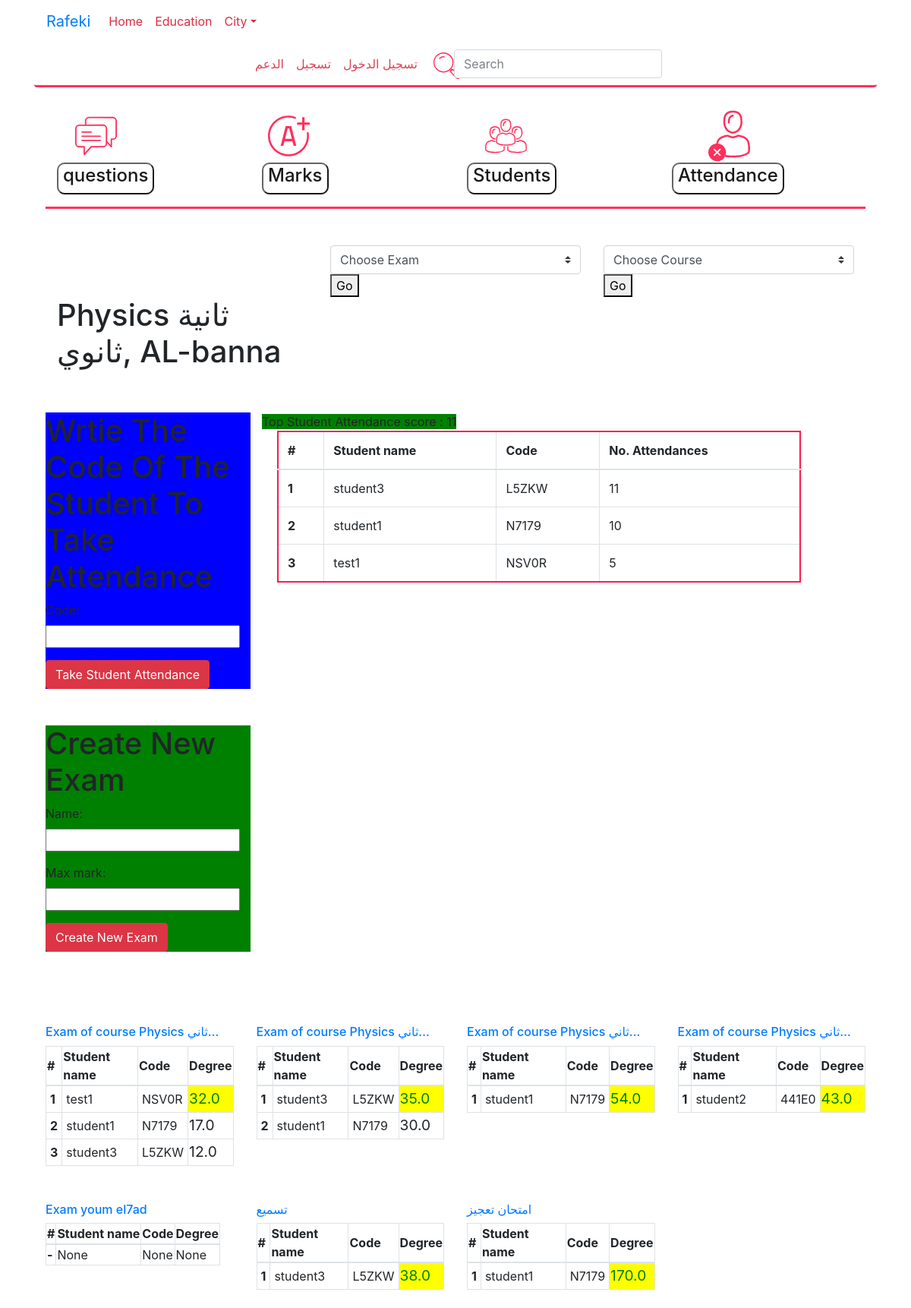
/sc/course/6/, run on the app's committed database.
### education/models.py (models this page shows, shortened)
class Course(models.Model):
    years=(
        ('a', 'اولي اعدادي'),
        ('b', 'ثانية اعدادي'),
        ('c', 'ثالتة اعدادي'),
        ('d', 'اولي ثانوي'),
        ('e', 'ثانية ثانوي'),
        ('f', 'ثالثة ثانوي'),
        ('g', 'اخري'),
    )
    name=models.CharField(max_length=50, null=False)
    photo = models.ImageField(blank=True)
    groups=models.TextField(null=True)
    school=models.ForeignKey(School)
    year=models.CharField(max_length=30,choices=years)
    student=models.ManyToManyField(Student , related_name='courses')

class School(models.Model):
    user=models.OneToOneField(User)
    Name=models.CharField(max_length=50, null=False)
    adress=models.TextField(max_length=120)
    photo=models.ImageField(blank=True)
    bio=models.TextField(max_length=500)
    slug=models.SlugField(max_length=20)
    class Meta:
        permissions = (
            ("add_students", "Can add new students"),
            ("edit_course", "Can change the information of course"),
            ("delete_student", "Can remove a student by setting its status as closed"),
        )
    def __str__(self):
        return self.Name

class Student(models.Model):
    user = models.OneToOneField(User)
    study_at=models.CharField(max_length=70, null=True, blank=True)
    code = models.CharField(db_index=True, max_length=5, null=False, primary_key=True, default=id_generator)
    def __str__(self):
        return self.user.username

class Exam(models.Model):
    course=models.ForeignKey(Course, related_name='exams')
    name=models.CharField(max_length=60, null=True, blank=True)
    exam_time=models.DateTimeField(db_index=True, auto_now_add=True,auto_now=False, editable=True)
    max_mark=models.FloatField()
    def get_absolute_url(self):
        return reverse('edu:exam_detail', args=[self.course.id ,self.id])
    def __str__(self):
        if self.name:
            return self.name
        return 'Exam of course '+str(self.course.name)+' at time '+(self.exam_time).strftime('%A,  %I:%M %p, %d, %B')

class ExamRecord(models.Model):
    exam=models.ForeignKey(Exam, related_name='examrecords')
    exam_time=models.DateTimeField(db_index=True, auto_now_add=True,auto_now=False, editable=True)
    student_degree=models.FloatField(db_index=True,)
    student=models.ForeignKey(Student, related_name='examrecords')
    objects=ExamRecordManager()
    class Meta:
        unique_together=['exam', 'student']

### education/school_dashboard_views.py (the view)
# urls.py: url(r'^course/(?P<course_pk>\d+)/$', school_views.CourseViewForSchool.as_view(), name='course_dashboard'),
class CourseViewForSchool(TemplateView):
    template_name = 'school_course_dashboard.html'
    def get_context_data(self, **kwargs):
        context=super().get_context_data(**kwargs)
        context['course']=course=get_object_or_404(Course, pk=self.kwargs['course_pk'])
        attendances = AttendanceRecord.objects.filter(course=course)
        context['attendances'] = attendances
        context['students']= students=course.student.filter(
            attendances__course=course).annotate(
            num_attend=Count('attendances')).order_by('-num_attend')
        context['top_attend']=course.student.filter(
            attendances__course=course).annotate(
            num_attend=Count('attendances')).aggregate(Max('num_attend'))
        context['records']=ExamRecord.objects.filter(
            exam__course=course).annotate(
            top_stud=Max('student_degree')).order_by('-top_stud')
        context['form']=TakeAttendForm
        context['form2']=CreateExamForm
        return context

### education/managers.py (called while the page is built)
    def get_queryset(self):
        return ExamRecordsQuerySet(self.model, using=self._db)  # Important!

### education/templatetags/education_filters.py (called while the page is built)
@register.simple_tag
def student_attend_count(student, course):
	count=AttendanceRecord.objects.filter(course=course, student=student).count()
	return count

@register.simple_tag
def exam_records_ordered(exam):
	records=ExamRecord.objects.filter(exam=exam).annotate(top_stud=Max('student_degree')).order_by('-top_stud')
	return records

### education/templates/school_course_dashboard.html (shortened to what this page needs)
{% extends 'base.html'%}
{% load education_filters %}
{% load static  %}
{% block body %}
{% include "school_dashboard_base.html" with course=course %}
<div class="container">
	<div class="row">
		<div class="col-4 offeset-md-4">
		<h1>{{ course.name }}, {{ course.school }}</h1>
	</div>
	</div>
	<div class="row">
	<div class="col-3 mt-5">
		<div class="row" style="background-color: blue" >
		<h1>Wrtie The Code Of The Student To Take Attendance</h1>
		<form method="post" action="{% url 'edu:take_attend' course.id %}">
		    {{ form.as_p }}
		    <button type="submit" class="btn btn-danger">Take Student Attendance</button>
		</form>
	</div>
		<div class="row mt-5" style="background-color: green">
			<h1>Create New Exam</h1>
		<form method="post" action="{% url 'edu:create_exam' course.id %}">
		    {{ form2.as_p }}
		    <button type="submit" class="btn btn-danger">Create New Exam</button>
		</form>
	</div>
	</div>
<div class="col-8 mt-5 ">
<table class="table table-hover table-bordered table-rafeki">
  <thead class="thread-dark">
    <tr>
      <th scope="col">#</th>
      <th scope="col">Student name</th>
      <th scope="col">Code</th>
      <th scope="col">No. Attendances</th>
    </tr>
  </thead>
  <tbody>
    <span style="background-color: green">Top Student Attendance score : {{ top_attend.num_attend__max }}</span>
  	{% for student in students %}
    <tr>
      <th scope="row">{{ forloop.counter }}</th>
      <td>{{ student.user.username }}</td>
      <td>{{ student.code}}</td>
      <td>{% student_attend_count student course %}</td>
    </tr>
{% endfor %}
  </tbody>
</table>
</div>
<div class="row mt-5">
{% for exam in course.exams.all %}
<div class="col-3  mt-5">
<h6 class="mx-auto"><a href="{{ exam.get_absolute_url }}">{{exam|truncatechars:29 }}</a></h6>
<table class="table-hover table-bordered " style="border-color: green ">
  <thead>
    <tr>
      <th scope="col" s>#</th>
      <th scope="col">Student name</th>
      <th scope="col">Code</th>
      <th scope="col">Degree</th>
    </tr>
  </thead>
  <tbody>
    {% exam_records_ordered exam as records %}
  	{% for record in  records  %}
    <tr>
      <th scope="row" style="padding: 5px">{{ forloop.counter }}</th>
      <td style="padding: 5px">{{ record.student }}</td>
      <td style="padding: 5px">{{ record.student.code}}</td>
        {% if forloop.counter == 1 %}
          <td style="color: green; background-color: yellow; font-size: 120%">{{ record.student_degree }}</td>
        {% else %}
          <td style="font-size: 120%">{{ record.student_degree }}</td>
    </tr>
        {% endif %}
    {% empty %}
    <tr>
      <th scope="row">-</th>
      <td>None</td>
      <td>None</td>
      <td>None</td>
    </tr>
{% endfor %}
  </tbody>
</table>
</div>
{% endfor%}
</div>
{% endblock %}

### static/css/style.css (style rules this page uses)
.table-rafeki { padding: 7px; border-radius: 12px; border: 2px solid #ff1a4b; border-collapse : collapse; font-size: 16px; margin : 0 0 20px 20px; }

### data on the page
Course: name "Physics ثانية ثانوي", school "AL-banna", id.code "11", id.code "10", id.code "5"
Student: user.username "student3", code "L5ZKW"
Student: user.username "student1", code "N7179"
Student: user.username "test1", code "NSV0R"
Exam: name+course+exam_time "Exam of course Physics ثاني…"
ExamRecord: student "test1", student.code "NSV0R", student_degree "32.0"
ExamRecord: student "student1", student.code "N7179", student_degree "17.0"
ExamRecord: student "student3", student.code "L5ZKW", student_degree "12.0"
Exam: name+course+exam_time "Exam of course Physics ثاني…"
ExamRecord: student "student3", student.code "L5ZKW", student_degree "35.0"
ExamRecord: student "student1", student.code "N7179", student_degree "30.0"
Exam: name+course+exam_time "Exam of course Physics ثاني…"
ExamRecord: student "student1", student.code "N7179", student_degree "54.0"
Exam: name+course+exam_time "Exam of course Physics ثاني…"
ExamRecord: student "student2", student.code "441E0", student_degree "43.0"
Exam: name "Exam youm el7ad"
Exam: name "تسميع"
ExamRecord: student "student3", student.code "L5ZKW", student_degree "38.0"
Exam: name "امتحان تعجيز"
ExamRecord: student "student1", student.code "N7179", student_degree "170.0"

### other printed values
{{ top_attend.num_attend__max }} "11"
